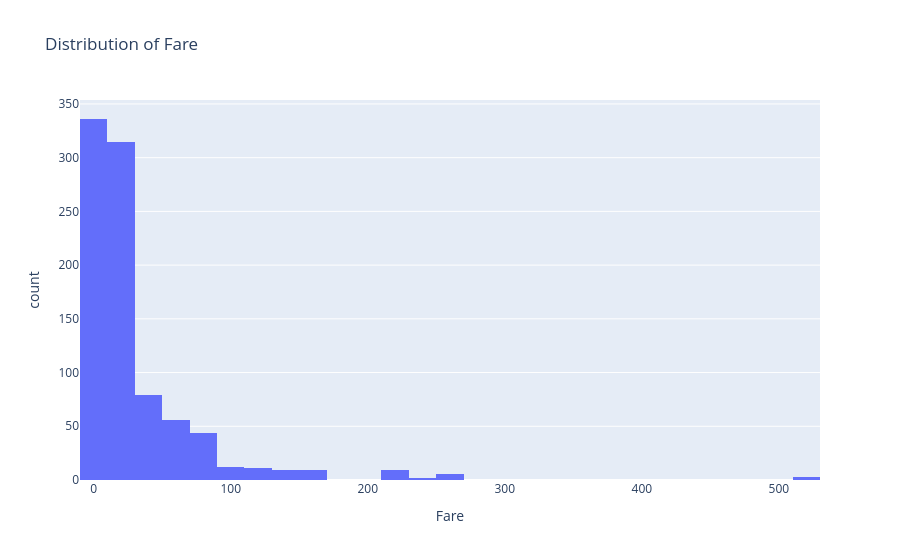

The notebook cell this image was saved under:
### Code cell
import plotly.express as px

fig = px.histogram(train, x='Fare', nbins=30, title='Distribution of Fare')
fig.show()

### Figure 1 — Plotly figure (JSON) as saved in the notebook; plotly's stock layout.template omitted (floating-point values rounded to 4 significant figures; data arrays with more than 128 entries replaced by an {"elided": "..."} marker saying what was removed)
{"data": [{"bingroup": "x", "hovertemplate": "Fare=%{x}<br>count=%{y}<extra></extra>", "legendgroup": "", "marker": {"color": "#636efa", "pattern": {"shape": ""}}, "name": "", "nbinsx": 30, "orientation": "v", "showlegend": false, "type": "histogram", "x": {"elided": "891 float values"}, "xaxis": "x", "yaxis": "y"}], "layout": {"barmode": "relative", "legend": {"tracegroupgap": 0}, "title": {"text": "Distribution of Fare"}, "xaxis": {"anchor": "y", "domain": [0, 1], "title": {"text": "Fare"}}, "yaxis": {"anchor": "x", "domain": [0, 1], "title": {"text": "count"}}}}
